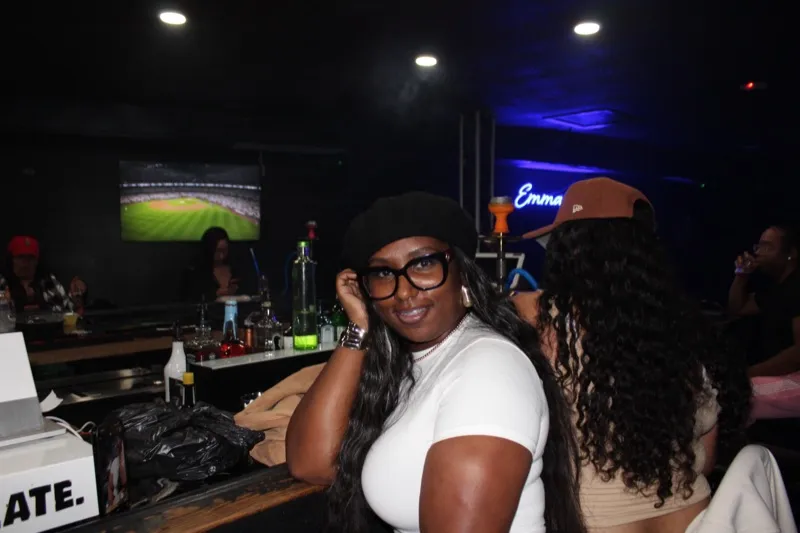
#> input picture thumbs/impact-tour-03.webp, 800 x 533 px
$ python -i generate-thumbnails.py   (imports and definitions only)
#> lines starting #> are read from the running program, lines starting #| are printed output that depends on the picture
#!/usr/bin/env python3
"""Auto-generate article thumbnails from article images or titles."""
import json
import os
import re
import textwrap
from pathlib import Path
from PIL import Image, ImageDraw, ImageFont

THUMB_WIDTH = 400
THUMB_HEIGHT = 300
THUMB_DIR = Path('thumbs')
# [1 line not run here, left out]


def slugify(path):
    return path.strip('/').replace('.html', '')


# [56 lines left out: functions find_font, make_text_thumbnail, not called in this run]


def make_image_thumbnail(src_path, out_path):
    """Generate a thumbnail from an existing article image."""
#> called with src_path = 'thumbs/impact-tour-03.webp', out_path = 'out.png'
    try:
        img = Image.open(src_path)
#> img is the input picture: PIL image 800x533 RGB; mean R, G, B 48.1, 41.9, 43.9
    except Exception as e:
        print(f"Cannot open {src_path}: {e}")
        return False

    # Convert to RGB if necessary
    if img.mode in ('RGBA', 'P'):
        img = img.convert('RGB')

    # Calculate center crop for 4:3 aspect
    target_ratio = THUMB_WIDTH / THUMB_HEIGHT
    w, h = img.size
#> w = 800; h = 533
    current_ratio = w / h
#> current_ratio = 1.5

    if current_ratio > target_ratio:
        # Image is wider: crop width
        new_w = int(h * target_ratio)
#> new_w = 710
        left = (w - new_w) // 2
#> left = 45
        img = img.crop((left, 0, left + new_w, h))
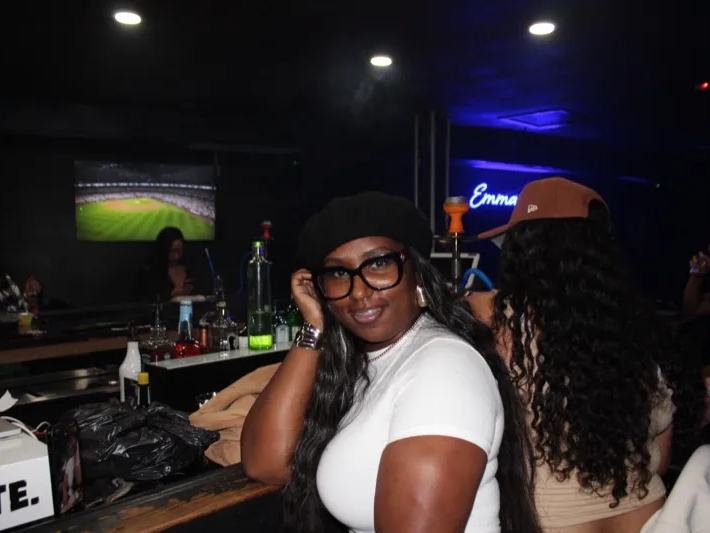
#> img: PIL image 710x533 RGB; mean R, G, B 48.4, 41.9, 44
    else:
        # Image is taller: crop height
        new_h = int(w / target_ratio)
        top = (h - new_h) // 2
        img = img.crop((0, top, w, top + new_h))

    img = img.resize((THUMB_WIDTH, THUMB_HEIGHT), Image.LANCZOS)
#> img: PIL image 400x300 RGB
    img.save(out_path, 'WEBP', quality=80)
    return True


# [42 lines left out: functions get_category, main, not called in this run]


# [2 lines not run here, left out]

>>> result = make_image_thumbnail('thumbs/impact-tour-03.webp', 'out.png')

$ run again, on thumbs/impact-tour-11.webp
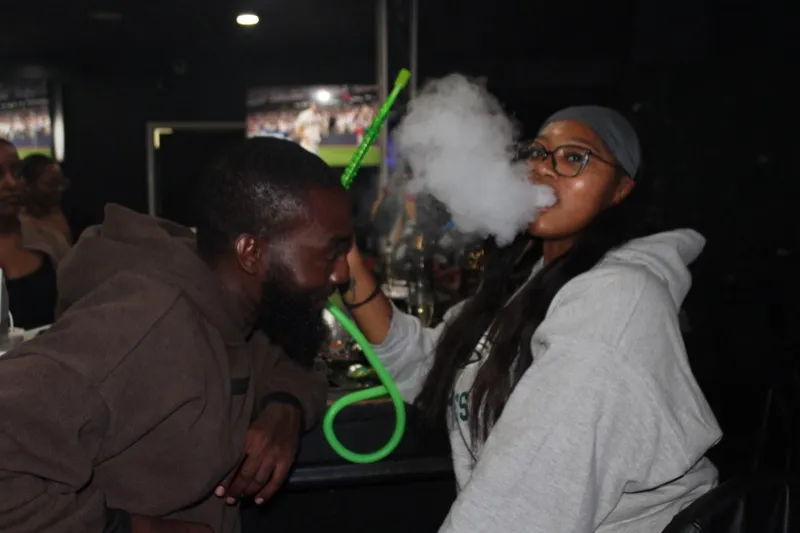
#> input picture thumbs/impact-tour-11.webp, 800 x 533 px
#> in make_image_thumbnail, img is the input picture: PIL image 800x533 RGB; mean R, G, B 51.9, 48.5, 46.6
#> in make_image_thumbnail, `img = img.crop((left, 0, left + new_w, h))`:
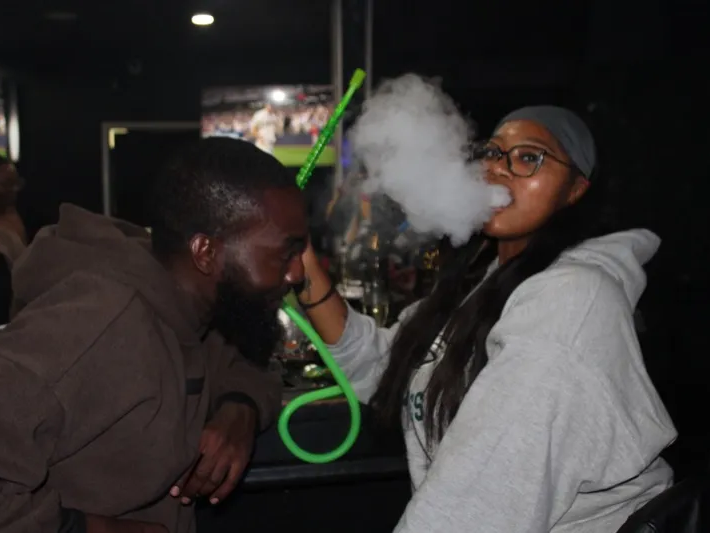
#> img: PIL image 710x533 RGB; mean R, G, B 55, 51.7, 49.7
